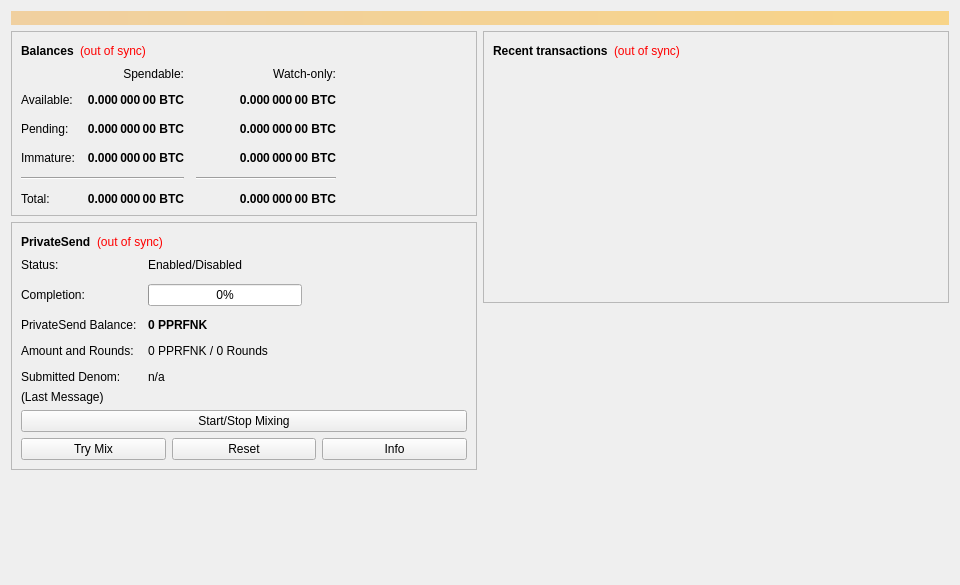
<?xml version="1.0" encoding="UTF-8"?>
<ui version="4.0">
 <class>OverviewPage</class>
 <widget class="QWidget" name="OverviewPage">
  <property name="geometry">
   <rect>
    <x>0</x>
    <y>0</y>
    <width>960</width>
    <height>585</height>
   </rect>
  </property>
  <property name="minimumSize">
   <size>
    <width>960</width>
    <height>0</height>
   </size>
  </property>
  <property name="windowTitle">
   <string>Form</string>
  </property>
  <layout class="QVBoxLayout" name="topLayout">
   <item>
    <widget class="QLabel" name="labelAlerts">
     <property name="visible">
      <bool>false</bool>
     </property>
     <property name="styleSheet">
      <string notr="true">QLabel { background-color: qlineargradient(x1: 0, y1: 0, x2: 1, y2: 0, stop:0 #F0D0A0, stop:1 #F8D488); color:#000000; }</string>
     </property>
     <property name="wordWrap">
      <bool>true</bool>
     </property>
     <property name="margin">
      <number>3</number>
     </property>
     <property name="textInteractionFlags">
      <set>Qt::TextSelectableByMouse</set>
     </property>
    </widget>
   </item>
   <item>
    <layout class="QHBoxLayout" name="horizontalLayout" stretch="1,1">
     <item>
      <layout class="QVBoxLayout" name="verticalLayout_2">
       <item>
        <widget class="QFrame" name="frame">
         <property name="frameShape">
          <enum>QFrame::StyledPanel</enum>
         </property>
         <property name="frameShadow">
          <enum>QFrame::Raised</enum>
         </property>
         <layout class="QVBoxLayout" name="verticalLayout_4">
          <item>
           <layout class="QHBoxLayout" name="horizontalLayout_4">
            <item>
             <widget class="QLabel" name="label_5">
              <property name="font">
               <font>
                <weight>75</weight>
                <bold>true</bold>
               </font>
              </property>
              <property name="text">
               <string>Balances</string>
              </property>
             </widget>
            </item>
            <item>
             <widget class="QLabel" name="labelWalletStatus">
              <property name="toolTip">
               <string>The displayed information may be out of date. Your wallet automatically synchronizes with the Pprfnk network after a connection is established, but this process has not completed yet.</string>
              </property>
              <property name="styleSheet">
               <string notr="true">QLabel { color: red; }</string>
              </property>
              <property name="text">
               <string notr="true">(out of sync)</string>
              </property>
              <property name="alignment">
               <set>Qt::AlignLeading|Qt::AlignLeft|Qt::AlignVCenter</set>
              </property>
             </widget>
            </item>
            <item>
             <spacer name="horizontalSpacer_3">
              <property name="orientation">
               <enum>Qt::Horizontal</enum>
              </property>
              <property name="sizeHint" stdset="0">
               <size>
                <width>40</width>
                <height>20</height>
               </size>
              </property>
             </spacer>
            </item>
           </layout>
          </item>
          <item>
           <layout class="QGridLayout" name="gridLayout">
            <property name="spacing">
             <number>12</number>
            </property>
            <item row="2" column="2">
             <widget class="QLabel" name="labelWatchPending">
              <property name="font">
               <font>
                <weight>75</weight>
                <bold>true</bold>
               </font>
              </property>
              <property name="cursor">
               <cursorShape>IBeamCursor</cursorShape>
              </property>
              <property name="toolTip">
               <string>Unconfirmed transactions to watch-only addresses</string>
              </property>
              <property name="text">
               <string notr="true">0.000 000 00 BTC</string>
              </property>
              <property name="alignment">
               <set>Qt::AlignRight|Qt::AlignTrailing|Qt::AlignVCenter</set>
              </property>
              <property name="textInteractionFlags">
               <set>Qt::LinksAccessibleByMouse|Qt::TextSelectableByKeyboard|Qt::TextSelectableByMouse</set>
              </property>
             </widget>
            </item>
            <item row="2" column="1">
             <widget class="QLabel" name="labelUnconfirmed">
              <property name="font">
               <font>
                <weight>75</weight>
                <bold>true</bold>
               </font>
              </property>
              <property name="cursor">
               <cursorShape>IBeamCursor</cursorShape>
              </property>
              <property name="toolTip">
               <string>Total of transactions that have yet to be confirmed, and do not yet count toward the spendable balance</string>
              </property>
              <property name="text">
               <string notr="true">0.000 000 00 BTC</string>
              </property>
              <property name="alignment">
               <set>Qt::AlignRight|Qt::AlignTrailing|Qt::AlignVCenter</set>
              </property>
              <property name="textInteractionFlags">
               <set>Qt::LinksAccessibleByMouse|Qt::TextSelectableByKeyboard|Qt::TextSelectableByMouse</set>
              </property>
             </widget>
            </item>
            <item row="3" column="2">
             <widget class="QLabel" name="labelWatchImmature">
              <property name="font">
               <font>
                <weight>75</weight>
                <bold>true</bold>
               </font>
              </property>
              <property name="cursor">
               <cursorShape>IBeamCursor</cursorShape>
              </property>
              <property name="toolTip">
               <string>Mined balance in watch-only addresses that has not yet matured</string>
              </property>
              <property name="text">
               <string notr="true">0.000 000 00 BTC</string>
              </property>
              <property name="alignment">
               <set>Qt::AlignRight|Qt::AlignTrailing|Qt::AlignVCenter</set>
              </property>
              <property name="textInteractionFlags">
               <set>Qt::LinksAccessibleByMouse|Qt::TextSelectableByKeyboard|Qt::TextSelectableByMouse</set>
              </property>
             </widget>
            </item>
            <item row="4" column="0" colspan="2">
             <widget class="Line" name="lineSpendableBalance">
              <property name="orientation">
               <enum>Qt::Horizontal</enum>
              </property>
             </widget>
            </item>
            <item row="4" column="2">
             <widget class="Line" name="lineWatchBalance">
              <property name="sizePolicy">
               <sizepolicy hsizetype="Preferred" vsizetype="Fixed">
                <horstretch>0</horstretch>
                <verstretch>0</verstretch>
               </sizepolicy>
              </property>
              <property name="minimumSize">
               <size>
                <width>140</width>
                <height>0</height>
               </size>
              </property>
              <property name="orientation">
               <enum>Qt::Horizontal</enum>
              </property>
             </widget>
            </item>
            <item row="5" column="0">
             <widget class="QLabel" name="labelTotalText">
              <property name="text">
               <string>Total:</string>
              </property>
             </widget>
            </item>
            <item row="3" column="1">
             <widget class="QLabel" name="labelImmature">
              <property name="font">
               <font>
                <weight>75</weight>
                <bold>true</bold>
               </font>
              </property>
              <property name="cursor">
               <cursorShape>IBeamCursor</cursorShape>
              </property>
              <property name="toolTip">
               <string>Mined balance that has not yet matured</string>
              </property>
              <property name="text">
               <string notr="true">0.000 000 00 BTC</string>
              </property>
              <property name="alignment">
               <set>Qt::AlignRight|Qt::AlignTrailing|Qt::AlignVCenter</set>
              </property>
              <property name="textInteractionFlags">
               <set>Qt::LinksAccessibleByMouse|Qt::TextSelectableByKeyboard|Qt::TextSelectableByMouse</set>
              </property>
             </widget>
            </item>
            <item row="2" column="3">
             <spacer name="horizontalSpacer_2">
              <property name="orientation">
               <enum>Qt::Horizontal</enum>
              </property>
              <property name="sizeHint" stdset="0">
               <size>
                <width>40</width>
                <height>20</height>
               </size>
              </property>
             </spacer>
            </item>
            <item row="3" column="0">
             <widget class="QLabel" name="labelImmatureText">
              <property name="text">
               <string>Immature:</string>
              </property>
             </widget>
            </item>
            <item row="5" column="1">
             <widget class="QLabel" name="labelTotal">
              <property name="font">
               <font>
                <weight>75</weight>
                <bold>true</bold>
               </font>
              </property>
              <property name="cursor">
               <cursorShape>IBeamCursor</cursorShape>
              </property>
              <property name="toolTip">
               <string>Your current total balance</string>
              </property>
              <property name="text">
               <string notr="true">0.000 000 00 BTC</string>
              </property>
              <property name="alignment">
               <set>Qt::AlignRight|Qt::AlignTrailing|Qt::AlignVCenter</set>
              </property>
              <property name="textInteractionFlags">
               <set>Qt::LinksAccessibleByMouse|Qt::TextSelectableByKeyboard|Qt::TextSelectableByMouse</set>
              </property>
             </widget>
            </item>
            <item row="5" column="2">
             <widget class="QLabel" name="labelWatchTotal">
              <property name="font">
               <font>
                <weight>75</weight>
                <bold>true</bold>
               </font>
              </property>
              <property name="cursor">
               <cursorShape>IBeamCursor</cursorShape>
              </property>
              <property name="toolTip">
               <string>Current total balance in watch-only addresses</string>
              </property>
              <property name="text">
               <string notr="true">0.000 000 00 BTC</string>
              </property>
              <property name="alignment">
               <set>Qt::AlignRight|Qt::AlignTrailing|Qt::AlignVCenter</set>
              </property>
              <property name="textInteractionFlags">
               <set>Qt::LinksAccessibleByMouse|Qt::TextSelectableByKeyboard|Qt::TextSelectableByMouse</set>
              </property>
             </widget>
            </item>
            <item row="0" column="2">
             <widget class="QLabel" name="labelWatchonly">
              <property name="text">
               <string>Watch-only:</string>
              </property>
              <property name="alignment">
               <set>Qt::AlignRight|Qt::AlignTrailing|Qt::AlignVCenter</set>
              </property>
             </widget>
            </item>
            <item row="1" column="0">
             <widget class="QLabel" name="labelBalanceText">
              <property name="text">
               <string>Available:</string>
              </property>
             </widget>
            </item>
            <item row="1" column="1">
             <widget class="QLabel" name="labelBalance">
              <property name="font">
               <font>
                <weight>75</weight>
                <bold>true</bold>
               </font>
              </property>
              <property name="cursor">
               <cursorShape>IBeamCursor</cursorShape>
              </property>
              <property name="toolTip">
               <string>Your current spendable balance</string>
              </property>
              <property name="text">
               <string notr="true">0.000 000 00 BTC</string>
              </property>
              <property name="alignment">
               <set>Qt::AlignRight|Qt::AlignTrailing|Qt::AlignVCenter</set>
              </property>
              <property name="textInteractionFlags">
               <set>Qt::LinksAccessibleByMouse|Qt::TextSelectableByKeyboard|Qt::TextSelectableByMouse</set>
              </property>
             </widget>
            </item>
            <item row="1" column="2">
             <widget class="QLabel" name="labelWatchAvailable">
              <property name="font">
               <font>
                <weight>75</weight>
                <bold>true</bold>
               </font>
              </property>
              <property name="cursor">
               <cursorShape>IBeamCursor</cursorShape>
              </property>
              <property name="toolTip">
               <string>Your current balance in watch-only addresses</string>
              </property>
              <property name="text">
               <string notr="true">0.000 000 00 BTC</string>
              </property>
              <property name="alignment">
               <set>Qt::AlignRight|Qt::AlignTrailing|Qt::AlignVCenter</set>
              </property>
              <property name="textInteractionFlags">
               <set>Qt::LinksAccessibleByMouse|Qt::TextSelectableByKeyboard|Qt::TextSelectableByMouse</set>
              </property>
             </widget>
            </item>
            <item row="2" column="0">
             <widget class="QLabel" name="labelPendingText">
              <property name="text">
               <string>Pending:</string>
              </property>
             </widget>
            </item>
            <item row="0" column="1">
             <widget class="QLabel" name="labelSpendable">
              <property name="text">
               <string>Spendable:</string>
              </property>
              <property name="alignment">
               <set>Qt::AlignRight|Qt::AlignTrailing|Qt::AlignVCenter</set>
              </property>
             </widget>
            </item>
           </layout>
          </item>
         </layout>
        </widget>
       </item>
       <item>
        <widget class="QFrame" name="framePrivateSend">
         <property name="layoutDirection">
          <enum>Qt::LeftToRight</enum>
         </property>
         <property name="frameShape">
          <enum>QFrame::StyledPanel</enum>
         </property>
         <property name="frameShadow">
          <enum>QFrame::Raised</enum>
         </property>
         <layout class="QVBoxLayout" name="VerticalLayout_PS1">
          <item>
           <layout class="QHBoxLayout" name="horizontalLayout_5">
            <item>
             <widget class="QLabel" name="labelPrivateSendHeader">
              <property name="font">
               <font>
                <weight>75</weight>
                <bold>true</bold>
               </font>
              </property>
              <property name="text">
               <string>PrivateSend</string>
              </property>
             </widget>
            </item>
            <item>
             <widget class="QLabel" name="labelPrivateSendSyncStatus">
              <property name="toolTip">
               <string>The displayed information may be out of date. Your wallet automatically synchronizes with the Pprfnk network after a connection is established, but this process has not completed yet.</string>
              </property>
              <property name="styleSheet">
               <string notr="true">QLabel { color: red; }</string>
              </property>
              <property name="text">
               <string notr="true">(out of sync)</string>
              </property>
              <property name="alignment">
               <set>Qt::AlignLeading|Qt::AlignLeft|Qt::AlignVCenter</set>
              </property>
             </widget>
            </item>
            <item>
             <spacer name="horizontalSpacer_4">
              <property name="orientation">
               <enum>Qt::Horizontal</enum>
              </property>
              <property name="sizeHint" stdset="0">
               <size>
                <width>40</width>
                <height>20</height>
               </size>
              </property>
             </spacer>
            </item>
           </layout>
          </item>
          <item>
           <layout class="QFormLayout" name="privateSendFormLayout">
            <property name="fieldGrowthPolicy">
             <enum>QFormLayout::AllNonFixedFieldsGrow</enum>
            </property>
            <property name="horizontalSpacing">
             <number>11</number>
            </property>
            <property name="verticalSpacing">
             <number>12</number>
            </property>
            <item row="0" column="0">
             <widget class="QLabel" name="labelPrivateSendEnabledText">
              <property name="text">
               <string>Status:</string>
              </property>
             </widget>
            </item>
            <item row="0" column="1">
             <widget class="QLabel" name="labelPrivateSendEnabled">
              <property name="text">
               <string>Enabled/Disabled</string>
              </property>
             </widget>
            </item>
            <item row="1" column="0">
             <widget class="QLabel" name="labelCompletitionText">
              <property name="text">
               <string>Completion:</string>
              </property>
             </widget>
            </item>
            <item row="1" column="1">
             <widget class="QProgressBar" name="privateSendProgress">
              <property name="maximumSize">
               <size>
                <width>154</width>
                <height>16777215</height>
               </size>
              </property>
              <property name="value">
               <number>0</number>
              </property>
             </widget>
            </item>
            <item row="2" column="0">
             <widget class="QLabel" name="labelAnonymizedText">
              <property name="text">
               <string>PrivateSend Balance:</string>
              </property>
             </widget>
            </item>
            <item row="2" column="1">
             <widget class="QLabel" name="labelAnonymized">
              <property name="font">
               <font>
                <weight>75</weight>
                <bold>true</bold>
               </font>
              </property>
              <property name="text">
               <string notr="true">0 PPRFNK</string>
              </property>
             </widget>
            </item>
            <item row="3" column="0">
             <widget class="QLabel" name="labelAmountAndRoundsText">
              <property name="text">
               <string>Amount and Rounds:</string>
              </property>
             </widget>
            </item>
            <item row="3" column="1">
             <widget class="QLabel" name="labelAmountRounds">
              <property name="text">
               <string>0 PPRFNK / 0 Rounds</string>
              </property>
             </widget>
            </item>
            <item row="4" column="0">
             <widget class="QLabel" name="labelSubmittedDenomText">
              <property name="text">
               <string>Submitted Denom:</string>
              </property>
             </widget>
            </item>
            <item row="4" column="1">
             <widget class="QLabel" name="labelSubmittedDenom">
              <property name="toolTip">
               <string>The denominations you submitted to the Masternode.&lt;br&gt;To mix, other users must submit the exact same denominations.</string>
              </property>
              <property name="text">
               <string>n/a</string>
              </property>
             </widget>
            </item>
           </layout>
          </item>
          <item>
           <layout class="QVBoxLayout" name="VerticalLayout_PS">
            <item>
             <widget class="QLabel" name="labelPrivateSendLastMessage">
              <property name="text">
               <string>(Last Message)</string>
              </property>
              <property name="alignment">
               <set>Qt::AlignLeading|Qt::AlignLeft|Qt::AlignTop</set>
              </property>
              <property name="wordWrap">
               <bool>true</bool>
              </property>
             </widget>
            </item>
            <item>
             <widget class="QPushButton" name="togglePrivateSend">
              <property name="sizePolicy">
               <sizepolicy hsizetype="MinimumExpanding" vsizetype="Fixed">
                <horstretch>0</horstretch>
                <verstretch>0</verstretch>
               </sizepolicy>
              </property>
              <property name="text">
               <string>Start/Stop Mixing</string>
              </property>
             </widget>
            </item>
            <item>
             <layout class="QHBoxLayout" name="horizontalLayout_debugbuttons">
              <item>
               <widget class="QPushButton" name="privateSendAuto">
                <property name="sizePolicy">
                 <sizepolicy hsizetype="MinimumExpanding" vsizetype="Fixed">
                  <horstretch>0</horstretch>
                  <verstretch>0</verstretch>
                 </sizepolicy>
                </property>
                <property name="toolTip">
                 <string>Try to manually submit a PrivateSend request.</string>
                </property>
                <property name="text">
                 <string>Try Mix</string>
                </property>
               </widget>
              </item>
              <item>
               <widget class="QPushButton" name="privateSendReset">
                <property name="sizePolicy">
                 <sizepolicy hsizetype="MinimumExpanding" vsizetype="Fixed">
                  <horstretch>0</horstretch>
                  <verstretch>0</verstretch>
                 </sizepolicy>
                </property>
                <property name="toolTip">
                 <string>Reset the current status of PrivateSend (can interrupt PrivateSend if it's in the process of Mixing, which can cost you money!)</string>
                </property>
                <property name="autoFillBackground">
                 <bool>false</bool>
                </property>
                <property name="text">
                 <string>Reset</string>
                </property>
               </widget>
              </item>
              <item>
               <widget class="QPushButton" name="privateSendInfo">
                <property name="sizePolicy">
                 <sizepolicy hsizetype="MinimumExpanding" vsizetype="Fixed">
                  <horstretch>0</horstretch>
                  <verstretch>0</verstretch>
                 </sizepolicy>
                </property>
                <property name="toolTip">
                 <string>Information about PrivateSend and Mixing</string>
                </property>
                <property name="text">
                 <string>Info</string>
                </property>
               </widget>
              </item>
             </layout>
            </item>
           </layout>
          </item>
         </layout>
        </widget>
       </item>
       <item>
        <spacer name="verticalSpacer">
         <property name="orientation">
          <enum>Qt::Vertical</enum>
         </property>
         <property name="sizeHint" stdset="0">
          <size>
           <width>20</width>
           <height>40</height>
          </size>
         </property>
        </spacer>
       </item>
      </layout>
     </item>
     <item>
      <layout class="QVBoxLayout" name="verticalLayout_3">
       <item>
        <widget class="QFrame" name="frame_2">
         <property name="frameShape">
          <enum>QFrame::StyledPanel</enum>
         </property>
         <property name="frameShadow">
          <enum>QFrame::Raised</enum>
         </property>
         <layout class="QVBoxLayout" name="verticalLayout">
          <item>
           <layout class="QHBoxLayout" name="horizontalLayout_2">
            <item>
             <widget class="QLabel" name="label_4">
              <property name="font">
               <font>
                <weight>75</weight>
                <bold>true</bold>
               </font>
              </property>
              <property name="text">
               <string>Recent transactions</string>
              </property>
             </widget>
            </item>
            <item>
             <widget class="QLabel" name="labelTransactionsStatus">
              <property name="toolTip">
               <string>The displayed information may be out of date. Your wallet automatically synchronizes with the Pprfnk network after a connection is established, but this process has not completed yet.</string>
              </property>
              <property name="styleSheet">
               <string notr="true">QLabel { color: red; }</string>
              </property>
              <property name="text">
               <string notr="true">(out of sync)</string>
              </property>
              <property name="alignment">
               <set>Qt::AlignLeading|Qt::AlignLeft|Qt::AlignVCenter</set>
              </property>
             </widget>
            </item>
            <item>
             <spacer name="horizontalSpacer">
              <property name="orientation">
               <enum>Qt::Horizontal</enum>
              </property>
              <property name="sizeHint" stdset="0">
               <size>
                <width>40</width>
                <height>20</height>
               </size>
              </property>
             </spacer>
            </item>
           </layout>
          </item>
          <item>
           <widget class="QListView" name="listTransactions">
            <property name="styleSheet">
             <string notr="true">QListView { background: transparent; }</string>
            </property>
            <property name="frameShape">
             <enum>QFrame::NoFrame</enum>
            </property>
            <property name="verticalScrollBarPolicy">
             <enum>Qt::ScrollBarAlwaysOff</enum>
            </property>
            <property name="horizontalScrollBarPolicy">
             <enum>Qt::ScrollBarAlwaysOff</enum>
            </property>
            <property name="selectionMode">
             <enum>QAbstractItemView::NoSelection</enum>
            </property>
           </widget>
          </item>
         </layout>
        </widget>
       </item>
       <item>
        <spacer name="verticalSpacer_2">
         <property name="orientation">
          <enum>Qt::Vertical</enum>
         </property>
         <property name="sizeHint" stdset="0">
          <size>
           <width>20</width>
           <height>40</height>
          </size>
         </property>
        </spacer>
       </item>
      </layout>
     </item>
    </layout>
   </item>
  </layout>
 </widget>
 <resources/>
 <connections/>
</ui>
